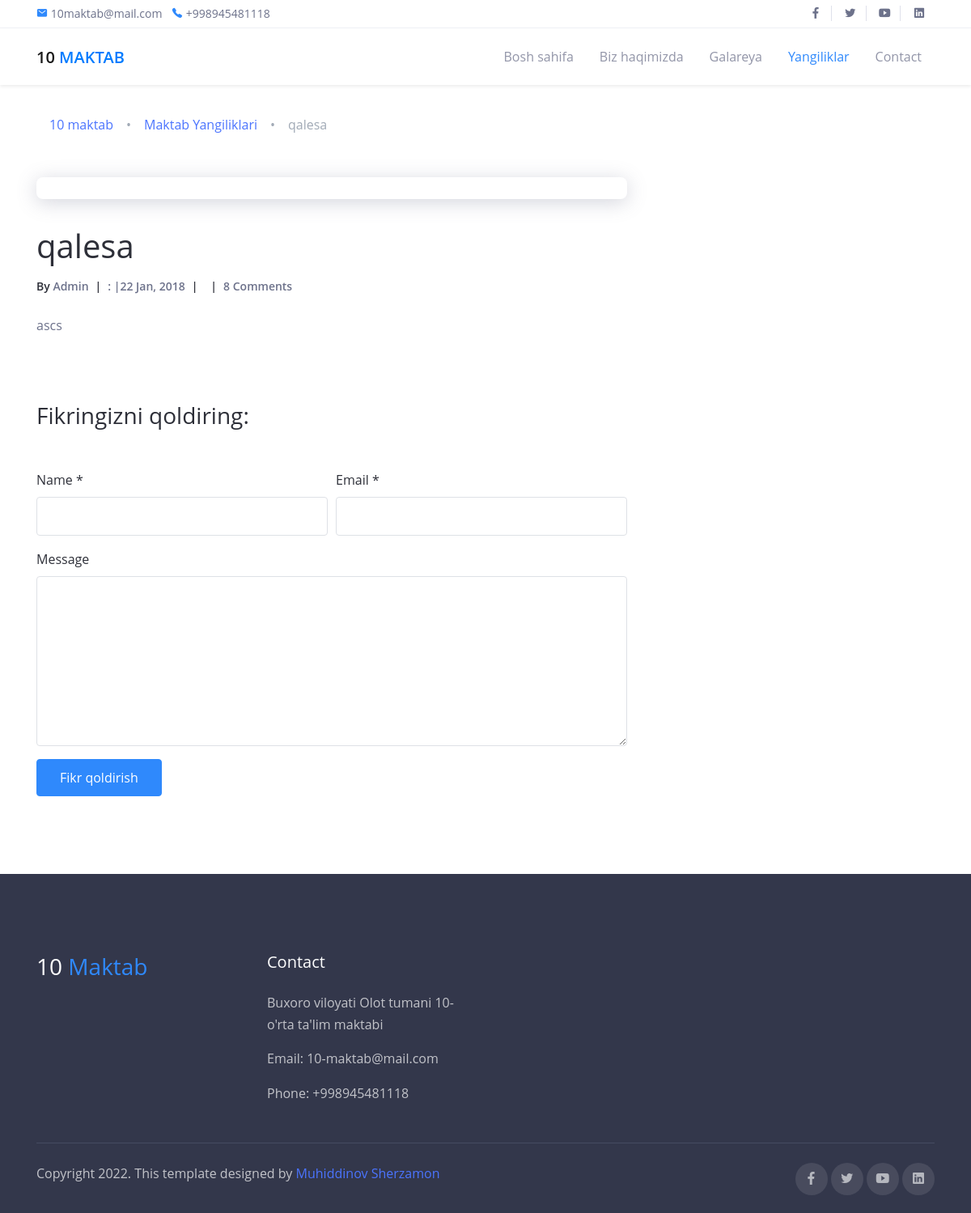
The app's page /pythonadd/ with its own data.
### home/models.py (models this page shows, shortened)
class News(models.Model):
	title = models.CharField(max_length=200, blank=True, null=True)
	img1 = models.ImageField(upload_to="media/news",blank=True,null=True)
	img2 = models.ImageField(upload_to="media/news",blank=True,null=True)
	text=models.TextField(null=True,blank=True)
	slug = models.SlugField(null=True,blank=True, max_length=125)

class Autor(models.Model):
	name=models.CharField(max_length=200,null=True,blank=True)
	img=models.ImageField(upload_to="media/autor",blank=True,null=True)

### home/views.py (the view)
# urls.py: path('<slug:slug>/', NewsDetailView, name='news_detail'),
def NewsDetailView(request,slug):
    banner = Banner.objects.last()
    autor = Autor.objects.last()
    CHECK = News.objects.get(slug=slug)
    return render(request=request, template_name='blog-single.html', context={"new": CHECK,
                                                                              "autor":autor,
                                                                              "img1":banner.img1})

### templates/blog-single.html (shortened to what this page needs)
<!DOCTYPE html>
<html lang="en">
{% load static %}
<head>
  <link rel="stylesheet" href="{%  static "assets/css/bootstrap.css"  %}">
  <link rel="stylesheet" href="{%  static "assets/css/maicons.css"  %}">
  <link rel="stylesheet" href="{%  static  "assets/vendor/animate/animate.css" %}">
  <link rel="stylesheet" href="{%  static "assets/vendor/owl-carousel/css/owl.carousel.css"  %}">
  <link rel="stylesheet" href="{%  static   "assets/vendor/fancybox/css/jquery.fancybox.css"%}">
  <link rel="stylesheet" href="{%  static  "assets/css/theme.css" %}">
</head>
<body>
  <header>
    <div class="top-bar">
      <div class="container">
        <div class="row align-items-center">
          <div class="col-md-8">
            <div class="d-inline-block">
              <span class="mai-mail fg-primary"></span> <a href="mailto:10maktab@mail.com">10maktab@mail.com</a>
            </div>
            <div class="d-inline-block ml-2">
              <span class="mai-call fg-primary"></span> <a href="tel:+0011223495">+998945481118</a>
            </div>
          </div>
          <div class="col-md-4 text-right d-none d-md-block">
            <div class="social-mini-button">
              <a href="#"><span class="mai-logo-facebook-f"></span></a>
              <a href="#"><span class="mai-logo-twitter"></span></a>
              <a href="#"><span class="mai-logo-youtube"></span></a>
              <a href="#"><span class="mai-logo-linkedin"></span></a>
            </div>
          </div>
        </div>
      </div>
    </div>
    <nav class="navbar navbar-expand-lg navbar-light shadow-sm">
      <div class="container">
        <a href="{%  url "home" %}" class="navbar-brand">10 <span class="text-primary">MAKTAB</span></a>
        <div class="navbar-collapse collapse" id="navbarContent">
          <ul class="navbar-nav ml-auto pt-3 pt-lg-0">
            <li class="nav-item">
              <a href="{%  url "home" %}" class="nav-link">Bosh sahifa</a>
            </li>
            <li class="nav-item">
              <a href="{%  url "about" %}" class="nav-link">Biz haqimizda</a>
            </li>
            <li class="nav-item">
              <a href="{% url "galarey" %}" class="nav-link">Galareya</a>
            </li>
            <li class="nav-item active">
              <a href="{% url "news" %}" class="nav-link">Yangiliklar</a>
            </li>
            <li class="nav-item">
              <a href="{%  url "contact" %}" class="nav-link">Contact</a>
            </li>
          </ul>
        </div>
      </div>
    </nav>
  </header>
  <main>
    <div class="page-section pt-4">
      <div class="container">
        <nav aria-label="Breadcrumb">
          <ol class="breadcrumb bg-transparent mb-4">
            <li class="breadcrumb-item"><a href="{% url "home" %}">10 maktab</a></li>
            <li class="breadcrumb-item"><a href="{% url "news" %}">Maktab Yangiliklari</a></li>
            <li class="breadcrumb-item active" aria-current="page">{{ new.title }}</li>
          </ol>
        </nav>
        <div class="row">
          <div class="col-lg-8">
            <div class="blog-single-wrap">
              <div class="post-thumbnail">
              </div>
              <h1 class="post-title">{{ new.title}}</h1>
              <div class="post-meta">
                <div class="post-author">
                  <span class="text-grey">By</span> <a href="#">{{ autor.name }}</a>
                </div>
                <span class="gap">|</span>
                <div class="post-date">
                  <a href="#">{{ new.datetime.hour}}:{{ new.datetime.minute }}  {{ new.datetime.date}} |22 Jan, 2018</a>
                </div>
                <span class="gap">|</span>
                <span class="gap">|</span>
                <div class="post-comment-count">
                  <a href="#">8 Comments</a>
                </div>
              </div>
              <div class="post-content">
                <p>{{ new.text }}</p>
              </div>
            </div>
            <div class="comment-form-wrap pt-5">
              <h3 class="mb-5">Fikringizni qoldiring:</h3>
              <form action="#" class="">
                <div class="form-row form-group">
                  <div class="col-md-6">
                    <label for="name">Name *</label>
                    <input type="text" class="form-control" id="name">
                  </div>
                  <div class="col-md-6">
                    <label for="email">Email *</label>
                    <input type="email" class="form-control" id="email">
                  </div>
                </div>
                <div class="form-group">
                  <label for="message">Message</label>
                  <textarea name="msg" id="message" cols="30" rows="8" class="form-control"></textarea>
                </div>
                <div class="form-group">
                  <input type="submit" value="Fikr qoldirish" class="btn btn-primary">
                </div>
              </form>
            </div>
          </div>
        </div>
      </div>
    </div>
  </main>
  <footer class="page-footer">
    <div class="container">
      <div class="row">
        <div class="col-lg-3 py-3">
          <h3>10 <span class="fg-primary">Maktab</span></h3>
        </div>
        <div class="col-lg-3 py-3">
          <h5>Contact </h5>
          <p>Buxoro viloyati Olot tumani 10-o'rta ta'lim maktabi</p>
          <p>Email: 10-maktab@mail.com</p>
          <p>Phone: +998945481118</p>
        </div>
      </div>
      <hr>
      <div class="row mt-4">
        <div class="col-md-6">
          <p>Copyright 2022. This template designed by <a href="http://sherzamon.uz">Muhiddinov Sherzamon</a></p>
        </div>
        <div class="col-md-6 text-right">
          <div class="sosmed-button">
            <a href="#"><span class="mai-logo-facebook-f"></span></a>
            <a href="#"><span class="mai-logo-twitter"></span></a>
            <a href="#"><span class="mai-logo-youtube"></span></a>
            <a href="#"><span class="mai-logo-linkedin"></span></a>
          </div>
        </div>
      </div>
    </div>
  </footer>
</body>
</html>

### static/assets/css/theme.css (style rules this page uses)
body { font-family: "Open Sans", sans-serif; font-weight: 400; line-height: 1.65; color: #2d2f38; }
a { color: #4B74FE; text-decoration: none; background-color: transparent; }
h1, .h1, h2, .h2, h3, .h3, h4, .h4, h5, .h5, h6, .h6 { line-height: 1.3; }
.fg-primary { color: #2F89FC !important; }
.btn { padding: 10px 28px; -webkit-transition: all 0.2s ease; transition: all 0.2s ease; }
.btn-primary { color: #fff; background-color: #2F89FC; border-color: #2F89FC; }
.breadcrumb { background-color: #F2F4FE; }
.breadcrumb-item + .breadcrumb-item { padding-left: 1rem; }
.breadcrumb-item + .breadcrumb-item::before { content: "\2022"; padding-right: 1rem; }
.breadcrumb .breadcrumb-item.active { color: #a1aab6; }
.breadcrumb .breadcrumb-item + .breadcrumb-item::before { color: #a1aab6; }
.navbar { min-height: 70px; }
.navbar-brand { font-weight: 600; padding-top: 10px; padding-bottom: 10px; }
.navbar-nav { margin-top: 10px; border-top: 1px solid #e4e7ee; -ms-flex-negative: 0; flex-shrink: 0; }
.navbar-nav .nav-link { -webkit-transition: all .2s ease; transition: all .2s ease; }
.navbar-light .navbar-nav .nav-link { color: rgba(109, 114, 139, 0.75); }
.navbar-light .navbar-nav .show > .nav-link, .navbar-light .navbar-nav .active > .nav-link, .navbar-light .navbar-nav .nav-link.show, .navbar-light .navbar-nav .nav-link.active { color: #2F89FC; }
@media (min-width: 992px) { .navbar-expand-lg .navbar-nav { margin-top: 0; border-top: none; } }
@media (min-width: 992px) { .navbar-expand-lg .navbar-nav .nav-link { padding-right: 1rem; padding-left: 1rem; } }
@media (min-width: 992px) { .navbar-expand-lg .navbar-nav { -webkit-box-align: center; -ms-flex-align: center; align-items: center; } }
.form-control { padding: 8px 15px; height: calc(1.5em + 1.375rem + 2px); border-color: #dee1e6; }
.top-bar { display: block; height: 35px; border-bottom: 1px solid #f0f1f6; font-size: 14px; }
.top-bar .container, .top-bar .row { height: 100%; }
.top-bar a { color: #6D728B; }
.social-mini-button a { padding-left: 12px; padding-right: 12px; }
.social-mini-button a:not(:last-child) { border-right: 1px solid #dfe1eb; }
.page-section { position: relative; display: block; padding: 80px 0; }
.page-section p { color: #6D728B; }
.blog-single-wrap { position: relative; display: block; padding: 16px 0; }
.blog-single-wrap .post-thumbnail { position: relative; display: block; width: 100%; margin-bottom: 32px; border-radius: 8px; -webkit-box-shadow: 0 4px 24px rgba(109, 114, 139, 0.3); box-shadow: 0 4px 24px rgba(109, 114, 139, 0.3); overflow: hidden; }
.blog-single-wrap .post-meta { display: -webkit-box; display: -ms-flexbox; display: flex; -webkit-box-orient: horizontal; -webkit-box-direction: normal; -ms-flex-direction: row; flex-direction: row; font-size: 14px; font-weight: 600; margin-top: 12px; margin-bottom: 24px; }
.blog-single-wrap .post-meta a { color: #6D728B; }
.blog-single-wrap .post-meta .gap { padding-left: 8px; padding-right: 8px; }
.page-footer { position: relative; display: block; padding-top: 80px; padding-bottom: 20px; background-color: #33374B; color: #fff; }
.page-footer hr { border-color: #464B61; }
.page-footer h5 { margin-bottom: 24px; }
.page-footer p { color: rgba(255, 255, 255, 0.7); }
.sosmed-button a { display: inline-block; width: 40px; height: 40px; line-height: 40px; text-align: center; border-radius: 50%; background-color: rgba(255, 255, 255, 0.1); color: rgba(255, 255, 255, 0.6); outline: none !important; }

### records on screen
News: title "qalesa", text "ascs"
Autor: name "Admin"
